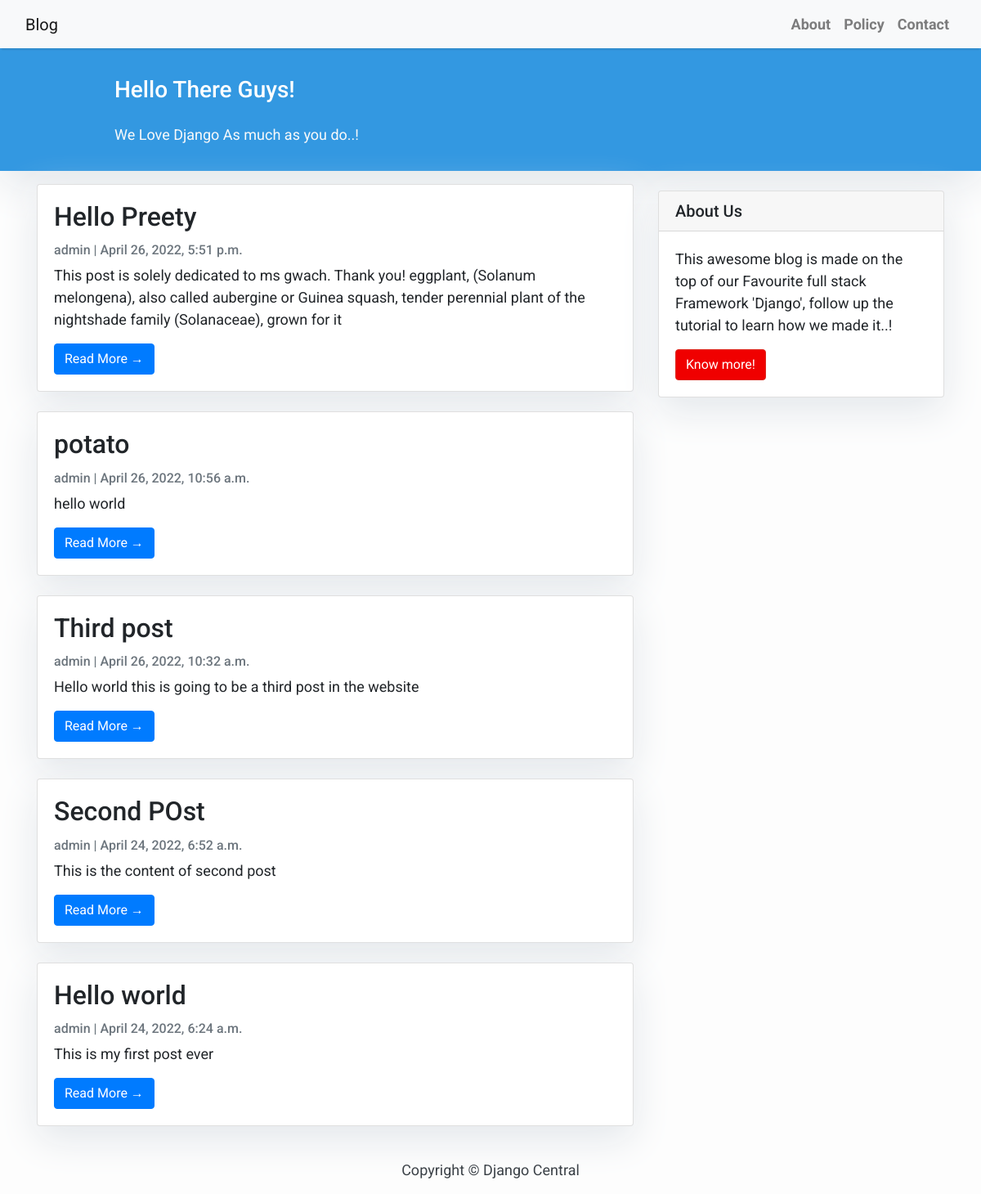
The page / on the database its author committed.
### blog/models.py (models this page shows, shortened)
class Post(models.Model):
    title = models.CharField(max_length=200, unique=True)
    slug = models.SlugField(max_length=200, unique=True)
    author = models.ForeignKey(User, on_delete= models.CASCADE, related_name='blog_posts')
    updated_on = models.DateTimeField(auto_now=True)
    content = models.TextField()
    created_on = models.DateTimeField(auto_now_add=True)
    status = models.IntegerField(choices=STATUS, default=0)
    class Meta:
        ordering = ['-created_on']

### blog/views.py (the view)
# urls.py: path('', views.PostList.as_view(), name='home'),
class PostList(generic.ListView):
    queryset = Post.objects.filter(status=1).order_by('-created_on')
    template_name = 'index.html'

### templates/index.html (shortened to what this page needs)
{% extends "base.html" %}
{% block content %}
<header class="masthead">
    <div class="container">
        <div class="row">
            <div class=" col-md-8 col-md-10 mx-auto">
                <div class="site-heading">
                    <h3 class=" site-heading my-4 mt-3 text-white"> Hello There Guys! </h3>
                    <p class="text-light">We Love Django As much as you do..! &nbsp
                    </p>
                </div>
            </div>
        </div>
    </div>
</header>
<div class="container">
    <div class="row">
        <div class="col-md-8 mt-3 left">
            {% for post in post_list %}
            <div class="card mb-4">
                <div class="card-body">
                    <h2 class="card-title">{{ post.title }}</h2>
                    <p class="card-text text-muted h6">{{ post.author }} | {{ post.created_on}} </p>
                    <p class="card-text">{{post.content|slice:":200" }}</p>
                    <a href="{% url 'post_detail' post.slug  %}" class="btn btn-primary">Read More &rarr;</a>
                </div>
            </div>
            {% endfor %}
        </div>
        {% block sidebar %} {% include 'sidebar.html' %} {% endblock sidebar %}
    </div>
</div>
{%endblock%}

### templates/base.html (shortened to what this page needs)
<!DOCTYPE html>
<html>
    <head>
        <link rel="stylesheet" href="https://maxcdn.bootstrapcdn.com/bootstrap/4.0.0/css/bootstrap.min.css"
 />
    </head>
    <body>
        <nav class="navbar navbar-expand-lg navbar-light bg-light shadow" id="mainNav">
            <div class="container-fluid">
                <a class="navbar-brand" href="{% url 'home' %}">Blog</a>
                <div class="collapse navbar-collapse" id="navbarResponsive">
                    <ul class="navbar-nav ml-auto">
                        <li class="nav-item text-black">
                            <a class="nav-link text-black font-weight-bold" href="#">About</a>
                        </li>
                        <li class="nav-item text-black">
                            <a class="nav-link text-black font-weight-bold" href="#">Policy</a>
                        </li>
                        <li class="nav-item text-black">
                            <a class="nav-link text-black font-weight-bold" href="#">Contact</a>
                        </li>
                    </ul>
                </div>
            </div>
        </nav>
        {% block content %}{% endblock content %}
        <footer class="py-3 bg-grey">
            <p class="m-0 text-dark text-center ">Copyright &copy; Django Central</p>
        </footer>
    </body>
</html>

### templates/sidebar.html (shortened to what this page needs)
{% block sidebar %}
<div class="col-md-4 float-right ">
<div class="card my-4">
        <h5 class="card-header">About Us</h5>
    <div class="card-body">
        <p class="card-text"> This awesome blog is made on the top of our Favourite full stack Framework 'Django', follow up the tutorial to learn how we made it..!</p>
        <a href="https://djangocentral.com/building-a-blog-application-with-django"
           class="btn btn-danger">Know more!</a>
    </div>
</div>
</div>
{% endblock sidebar %}

### templates/base.html (style rules this page uses)
body { font-family: "Roboto", sans-serif; font-size: 17px; background-color: #fdfdfd; }
.shadow { box-shadow: 0 4px 2px -2px rgba(0, 0, 0, 0.1); }
.btn-danger { color: #fff; background-color: #f00000; border-color: #dc281e; }
.masthead { background: #3398E1; height: auto; padding-bottom: 15px; box-shadow: 0 16px 48px #E3E7EB; padding-top: 10px; }

### templates/index.html (style rules this page uses)
body { font-family: "Roboto", sans-serif; font-size: 18px; background-color: #fdfdfd; }
.card { box-shadow: 0 16px 48px #E3E7EB; }

### templates/sidebar.html (style rules this page uses)
.card { box-shadow: 0 16px 48px #E3E7EB; }

### rows shown on the page
Post: title "Hello Preety", author "admin", created_on "April 26, 2022, 5:51 p.m.", content "This post is solely dedicated to ms gwach. Thank you! eggplant, (Solanum melongena), also called aubergine or Guinea squash, tender perennial plant of the nightshade family (Solanaceae), grown for it"
Post: title "potato", author "admin", created_on "April 26, 2022, 10:56 a.m.", content "hello world"
Post: title "Third post", author "admin", created_on "April 26, 2022, 10:32 a.m.", content "Hello world this is going to be a third post in the website"
Post: title "Second POst", author "admin", created_on "April 24, 2022, 6:52 a.m.", content "This is the content of second post"
Post: title "Hello world", author "admin", created_on "April 24, 2022, 6:24 a.m.", content "This is my first post ever"
